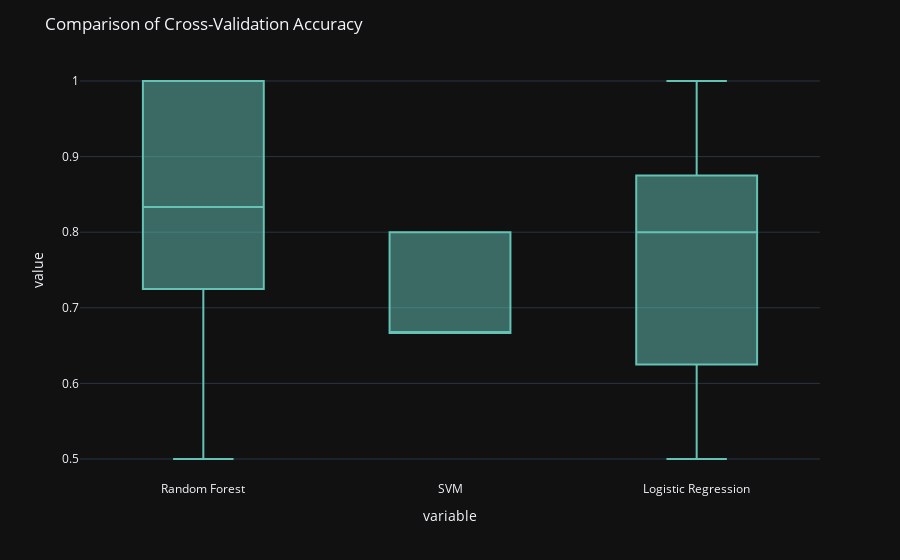

The notebook cell this image was saved under:
### Markdown cell above
### Model Selection and Cross-Validation

### Code cell
models = {
    "Random Forest": RandomForestClassifier(random_state=42),
    "SVM": SVC(),
    "Logistic Regression": LogisticRegression()
}

scores = {}

for name, model in models.items():
    
    cv_scores = cross_val_score(model, X_train, y_train, cv=5)
    scores[name] = cv_scores
    print(f"{name} - Mean Cross-Validation Accuracy: {np.mean(cv_scores):.4f}")

fig = px.box(pd.DataFrame(scores), y=["Random Forest", "SVM", "Logistic Regression"], color_discrete_sequence=['rgb(100, 195, 181)'])
fig.update_layout(title_text="Comparison of Cross-Validation Accuracy", template="plotly_dark")

fig.show()

### Figure 1 — Plotly figure (JSON) as saved in the notebook; plotly's stock layout.template omitted (floating-point values rounded to 4 significant figures)
{"data": [{"alignmentgroup": "True", "hovertemplate": "variable=%{x}<br>value=%{y}<extra></extra>", "legendgroup": "", "marker": {"color": "rgb(100, 195, 181)"}, "name": "", "notched": false, "offsetgroup": "", "orientation": "v", "showlegend": false, "type": "box", "x": ["Random Forest", "Random Forest", "Random Forest", "Random Forest", "Random Forest", "SVM", "SVM", "SVM", "SVM", "SVM", "Logistic Regression", "Logistic Regression", "Logistic Regression", "Logistic Regression", "Logistic Regression"], "x0": " ", "xaxis": "x", "y": [0.8333, 1, 0.5, 1, 0.8, 0.6667, 0.6667, 0.6667, 0.8, 0.8, 0.6667, 0.8333, 0.5, 1, 0.8], "y0": " ", "yaxis": "y"}], "layout": {"boxmode": "group", "legend": {"tracegroupgap": 0}, "margin": {"t": 60}, "title": {"text": "Comparison of Cross-Validation Accuracy"}, "xaxis": {"anchor": "y", "domain": [0, 1], "title": {"text": "variable"}}, "yaxis": {"anchor": "x", "domain": [0, 1], "title": {"text": "value"}}}}
